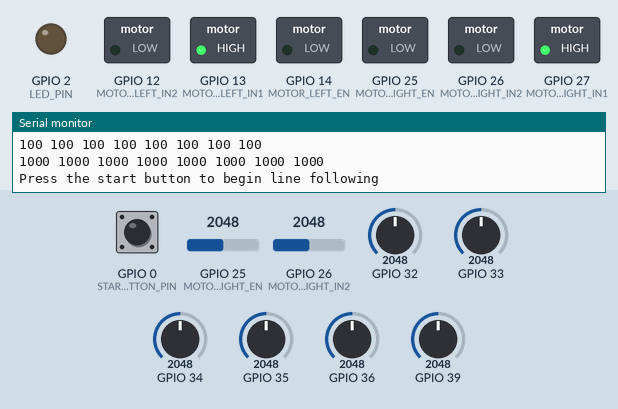
This sketch was run on a simulated ESP32. On the bench: switched loads named in the sketch (green lamp = pin HIGH), output pins drawn as LEDs (lit = HIGH), the last lines printed to the serial monitor. Inputs (shaded band) come from the test bench; at power-on: GPIO 0 (START_BUTTON_PIN) HIGH, GPIO 25 (MOTOR_RIGHT_EN) = 2048, GPIO 26 (MOTOR_RIGHT_IN2) = 2048, GPIO 36 = 2048, GPIO 34 = 2048, GPIO 39 = 2048, GPIO 32 = 2048, GPIO 33 = 2048, GPIO 35 = 2048.

Above: at 8.8 s.
8.9 s: GPIO 0 (START_BUTTON_PIN) pulled LOW for 0.15 s
At 9.7 s:
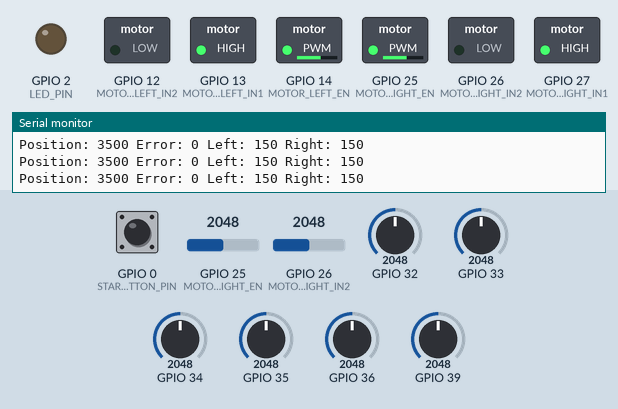
10.9 s: GPIO 25 (MOTOR_RIGHT_EN) set to 2866
At 11.2 s:
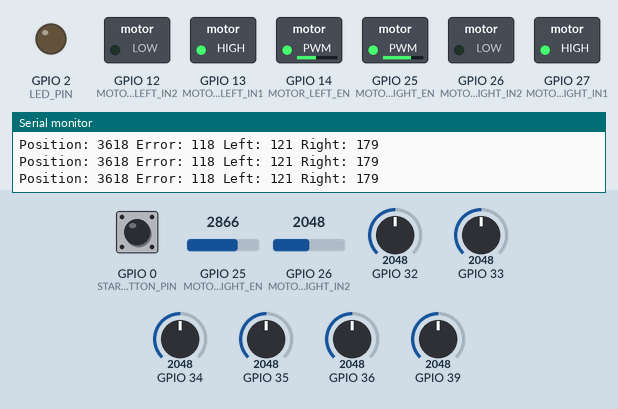
12.4 s: GPIO 26 (MOTOR_RIGHT_IN2) set to 2866
At 13.5 s:
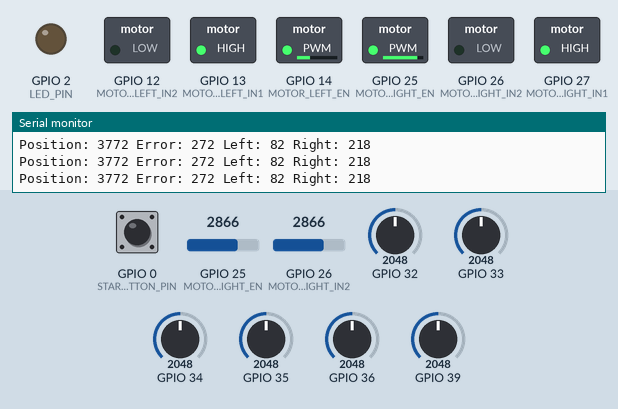
13.9 s: GPIO 36 set to 2866
At 14.5 s:
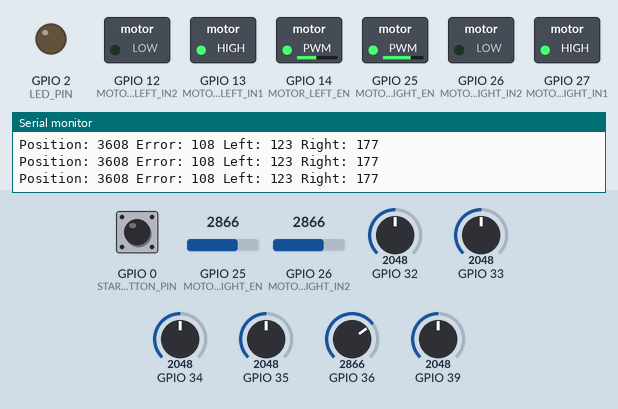
15.4 s: GPIO 34 set to 2866
At 16.0 s:
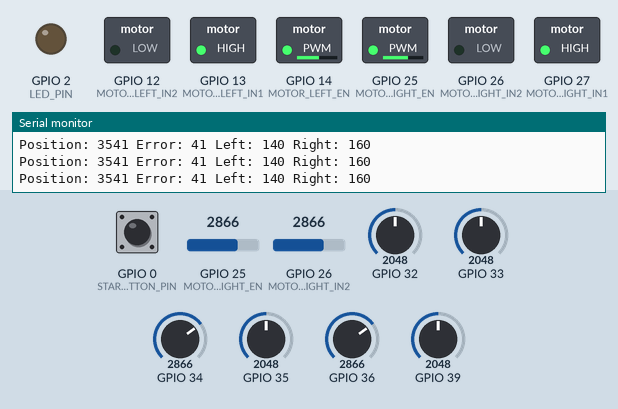
16.9 s: GPIO 39 set to 3540
At 18.2 s:
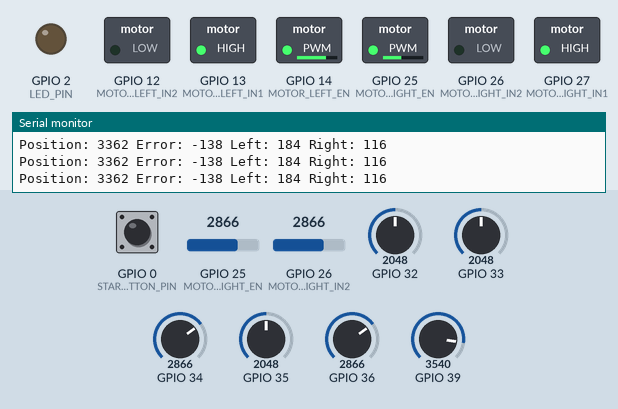
Timing chart, 0 to 19.4 s (numbered marks = the images above; inputs shaded):
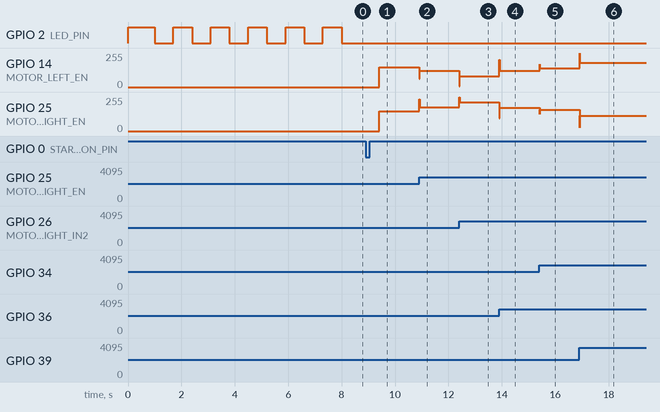

Measured:
- after the input at 8.9 s, GPIO 14 (MOTOR_LEFT_EN), GPIO 25 (MOTOR_RIGHT_EN): 0/255 → 149/255 after 0.51 s
- after the input at 10.9 s, GPIO 14 (MOTOR_LEFT_EN): 149/255 → 121/255 at once; GPIO 25 (MOTOR_RIGHT_EN): 149/255 → 178/255 at once
- after the input at 12.4 s, GPIO 14 (MOTOR_LEFT_EN): 121/255 → 82/255 at once; GPIO 25 (MOTOR_RIGHT_EN): 178/255 → 217/255 at once
- after the input at 13.9 s, GPIO 14 (MOTOR_LEFT_EN): 82/255 → 123/255 at once; GPIO 25 (MOTOR_RIGHT_EN): 217/255 → 176/255 at once
- after the input at 15.4 s, GPIO 14 (MOTOR_LEFT_EN): 123/255 → 139/255 at once; GPIO 25 (MOTOR_RIGHT_EN): 176/255 → 159/255 at once
- after the input at 16.9 s, GPIO 14 (MOTOR_LEFT_EN): 139/255 → 183/255 at once; GPIO 25 (MOTOR_RIGHT_EN): 159/255 → 116/255 at once

The sketch:

line-follwer.ino
```cpp
#include <QTRSensors.h>

// QTR-8A sensor array configuration
#define NUM_SENSORS    8
#define TIMEOUT        2500  // waits for 2500 microseconds for sensor outputs to go low
QTRSensorsAnalog qtr((unsigned char[]) {36, 39, 34, 35, 32, 33, 25, 26}, NUM_SENSORS);
unsigned int sensorValues[NUM_SENSORS];

// L298N motor driver configuration
// Motor A - Left motor
#define MOTOR_LEFT_IN1     13
#define MOTOR_LEFT_IN2     12
#define MOTOR_LEFT_EN      14  // PWM pin for speed control

// Motor B - Right motor
#define MOTOR_RIGHT_IN1    27
#define MOTOR_RIGHT_IN2    26
#define MOTOR_RIGHT_EN     25  // PWM pin for speed control

// PWM properties for ESP32
#define PWM_FREQUENCY      1000
#define PWM_RESOLUTION     8
#define PWM_CHANNEL_LEFT   0
#define PWM_CHANNEL_RIGHT  1

// Line following parameters
#define LINE_POSITION_SETPOINT 3500  // Center position (0-7000)
#define MAX_SPEED           255      // Maximum motor speed
#define BASE_SPEED          150      // Default motor speed

// PID control variables
float Kp = 0.25;  // Proportional gain - adjust based on testing
float Ki = 0.0;   // Integral gain
float Kd = 0.5;   // Derivative gain
int lastError = 0;
int integral = 0;

// Button pin for starting the robot after calibration
#define START_BUTTON_PIN   0  // GPIO0 (often the BOOT button)

// LED for indicating calibration status
#define LED_PIN            2  // Built-in LED on most ESP32 boards

void setup() {
  Serial.begin(115200);

  // Setup motor control pins
  pinMode(MOTOR_LEFT_IN1, OUTPUT);
  pinMode(MOTOR_LEFT_IN2, OUTPUT);
  pinMode(MOTOR_RIGHT_IN1, OUTPUT);
  pinMode(MOTOR_RIGHT_IN2, OUTPUT);

  // Configure PWM for motor speed control
  ledcSetup(PWM_CHANNEL_LEFT, PWM_FREQUENCY, PWM_RESOLUTION);
  ledcSetup(PWM_CHANNEL_RIGHT, PWM_FREQUENCY, PWM_RESOLUTION);
  ledcAttachPin(MOTOR_LEFT_EN, PWM_CHANNEL_LEFT);
  ledcAttachPin(MOTOR_RIGHT_EN, PWM_CHANNEL_RIGHT);

  // Configure indicator LED and button
  pinMode(LED_PIN, OUTPUT);
  pinMode(START_BUTTON_PIN, INPUT_PULLUP);

  // Stop motors initially
  setMotorSpeeds(0, 0);

  // Calibration indicator
  digitalWrite(LED_PIN, HIGH);
  delay(1000);

  // Calibrate the QTR sensors
  Serial.println("Calibrating sensors. Move the robot over the line back and forth...");
  for (int i = 0; i < 200; i++) {
    // Flash the LED during calibration
    if (i % 20 == 0) {
      digitalWrite(LED_PIN, !digitalRead(LED_PIN));
    }
    qtr.calibrate();
    delay(10);
  }

  Serial.println("Calibration complete");

  // Indicate calibration is complete
  digitalWrite(LED_PIN, LOW);

  // Print calibration values for debugging
  Serial.println("Calibration values:");
  for (int i = 0; i < NUM_SENSORS; i++) {
    Serial.print(qtr.calibratedMinimumOn[i]);
    Serial.print(" ");
  }
  Serial.println();

  for (int i = 0; i < NUM_SENSORS; i++) {
    Serial.print(qtr.calibratedMaximumOn[i]);
    Serial.print(" ");
  }
  Serial.println();

  // Wait for button press to start line following
  Serial.println("Press the start button to begin line following");
  while (digitalRead(START_BUTTON_PIN) == HIGH) {
    delay(10);
  }
  delay(500);  // Debounce
}

void loop() {
  // Read the line position (0-7000, with 3500 being the center)
  unsigned int position = qtr.readLine(sensorValues);

  // Calculate the error from the line position
  int error = position - LINE_POSITION_SETPOINT;

  // Calculate PID components
  integral += error;
  int derivative = error - lastError;

  // Apply constraints to integral to prevent wind-up
  integral = constrain(integral, -1000, 1000);

  // Calculate motor adjustment
  int motorAdjustment = Kp * error + Ki * integral + Kd * derivative;

  // Store the current error for the next iteration
  lastError = error;

  // Calculate motor speeds
  int leftSpeed = BASE_SPEED - motorAdjustment;
  int rightSpeed = BASE_SPEED + motorAdjustment;

  // Ensure speeds are within valid range
  leftSpeed = constrain(leftSpeed, -MAX_SPEED, MAX_SPEED);
  rightSpeed = constrain(rightSpeed, -MAX_SPEED, MAX_SPEED);

  // Set motor speeds
  setMotorSpeeds(leftSpeed, rightSpeed);

  // Optional debugging
  Serial.print("Position: ");
  Serial.print(position);
  Serial.print(" Error: ");
  Serial.print(error);
  Serial.print(" Left: ");
  Serial.print(leftSpeed);
  Serial.print(" Right: ");
  Serial.println(rightSpeed);

  // Short delay to prevent overwhelming serial output
  delay(10);
}

// Function to set the speed of both motors
void setMotorSpeeds(int leftSpeed, int rightSpeed) {
  // Control left motor direction and speed
  if (leftSpeed >= 0) {
    // Forward
    digitalWrite(MOTOR_LEFT_IN1, HIGH);
    digitalWrite(MOTOR_LEFT_IN2, LOW);
    ledcWrite(PWM_CHANNEL_LEFT, leftSpeed);
  } else {
    // Backward
    digitalWrite(MOTOR_LEFT_IN1, LOW);
    digitalWrite(MOTOR_LEFT_IN2, HIGH);
    ledcWrite(PWM_CHANNEL_LEFT, -leftSpeed);
  }

  // Control right motor direction and speed
  if (rightSpeed >= 0) {
    // Forward
    digitalWrite(MOTOR_RIGHT_IN1, HIGH);
    digitalWrite(MOTOR_RIGHT_IN2, LOW);
    ledcWrite(PWM_CHANNEL_RIGHT, rightSpeed);
  } else {
    // Backward
    digitalWrite(MOTOR_RIGHT_IN1, LOW);
    digitalWrite(MOTOR_RIGHT_IN2, HIGH);
    ledcWrite(PWM_CHANNEL_RIGHT, -rightSpeed);
  }
}
```
